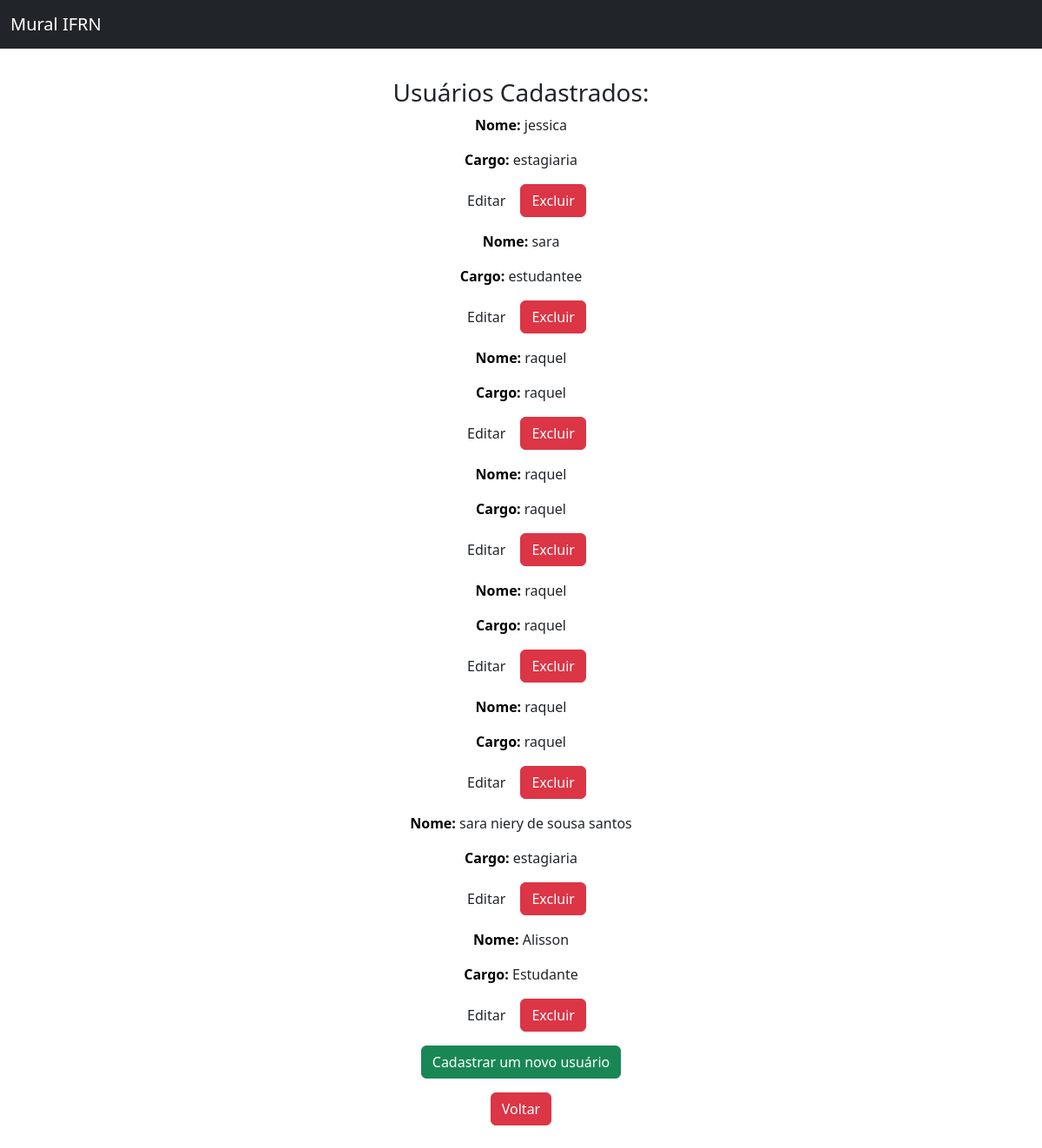
Before: /usuario (signed in) with the older database file.
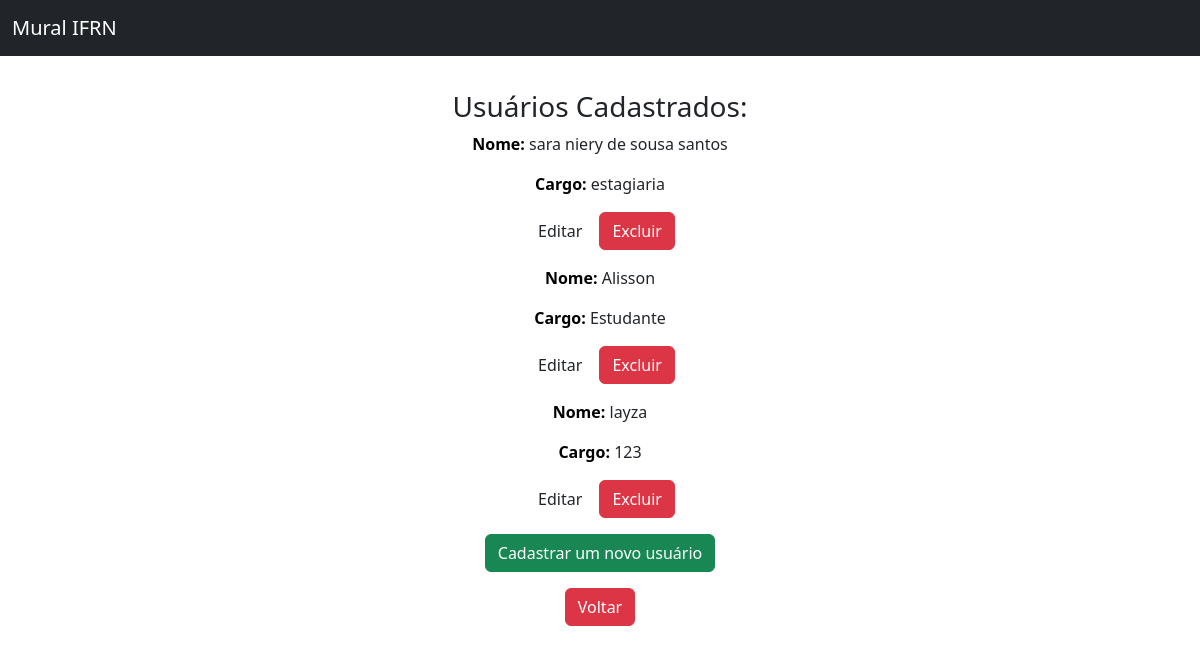
After: the same page with the newer database file.
### core/models.py (models this page shows)
class Usuario(AbstractUser):
    nome = models.CharField('nome', max_length= 100)
    cargo = models.CharField('cargo', max_length=50)

### core/views.py (the view)
# urls.py: path('usuario',listar_usuario, name='listar_usuario'),
@login_required
@permission_required('core.admin')
def listar_usuario(request):
    usuarios = Usuario.objects.all()
    contexto = {
        'todos_usuarios' : usuarios
    }
    return render(request,'cruds/usuarios.html', contexto)

### templates/cruds/usuarios.html (shortened to what this page needs)
{% load static %}
{% load widget_tweaks %}
<!DOCTYPE html>
<html lang="en">
<head>
    <link rel="stylesheet" type="text/css" href="{% static 'estilo.css' %}" media="screen" />
    <link rel="stylesheet" type="text/css" href="{% static 'forms.css' %}" media="screen" />
    <link href="https://cdn.jsdelivr.net/npm/bootstrap@5.2.2/dist/css/bootstrap.min.css" rel="stylesheet"
>
</head>
<body class="centro">
    <header>
        <header>
            <nav class="navbar navbar-dark bg-dark fixed-top">
                <div class="container-fluid">
                    <a class="navbar-brand" href="{%url 'home' %}">Mural IFRN</a>
            </nav>
        </header>
    </header>
    <h3>Usuários Cadastrados:</h3>
    {% for usuario in todos_usuarios %}
            <p><b>Nome:</b> {{ usuario.nome }} </p>
            <p><b>Cargo:</b> {{ usuario.cargo }}</p>
            <p><a href="{% url 'atualizar_usuario' usuario.id %}" class="btn button button:hover"> Editar </a>
            <a href="{% url 'deletar_usuario' usuario.id %}" type="button" class="btn btn-danger"> Excluir </a></p>
        {% empty %}
            <p><b>AINDA NÃO TEMOS USUÁRIOS CADASTRADOS</b></p>
        {% endfor %}
    <p><a href="{% url 'cadastrar_usuario' %}" class="btn btn-success">Cadastrar um novo usuário</a></p>
    <p><a href="{% url 'perfil' %}" type="button" class="btn btn-danger">Voltar</a></p>
</body>
</html>

### static/estilo.css (style rules this page uses)
body { font-family: 'Times New Roman', Times, serif; margin-top: 80px; }
.centro { text-align: center; }
.button { -webkit-transition-duration: 0.4s; transition-duration: 0.4s; }

### static/forms.css (style rules this page uses)
body { text-align: center; font-family: Arial, Helvetica, sans-serif; padding: 10px; }

### templates/cruds/usuarios.html (style rules this page uses)
b { color: #000; }
.button { -webkit-transition-duration: 0.4s; transition-duration: 0.4s; }
body { margin-top: 80px; }

Changed rows visible on the page:
removed Usuario: nome "jessica", cargo "estagiaria"
removed Usuario: nome "sara", cargo "estudantee"
removed Usuario: nome "raquel", cargo "raquel"
removed Usuario: nome "raquel", cargo "raquel"
removed Usuario: nome "raquel", cargo "raquel"
removed Usuario: nome "raquel", cargo "raquel"
added Usuario: nome "layza", cargo "123"
